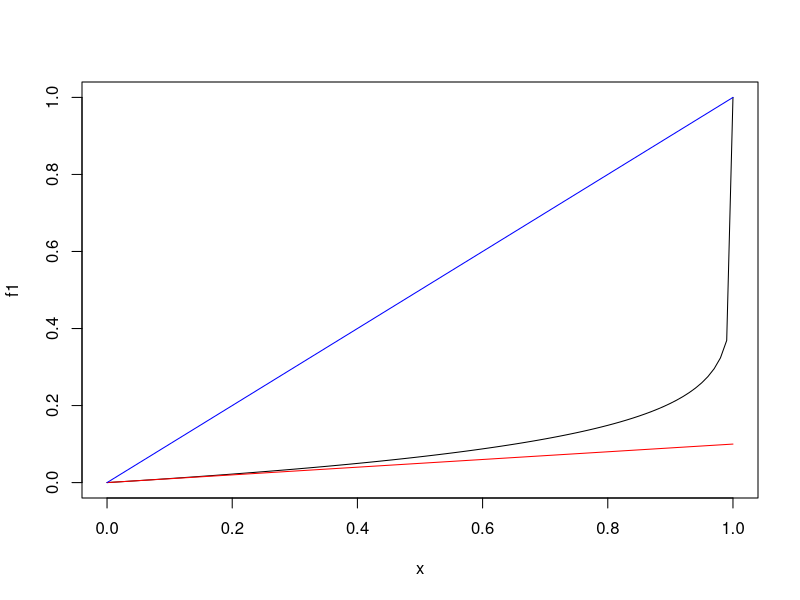

Recreate this plot in R.
## ---- chunk 1
m <- 10
f1 <- function(alpha) 1 - (1- alpha)**(1/m)
f2 <- function(alpha) alpha/m
f3 <- function(alpha) alpha

plot(f1)
curve(f2, add=TRUE, col='red')
curve(f3, add=TRUE, col= 'blue')
